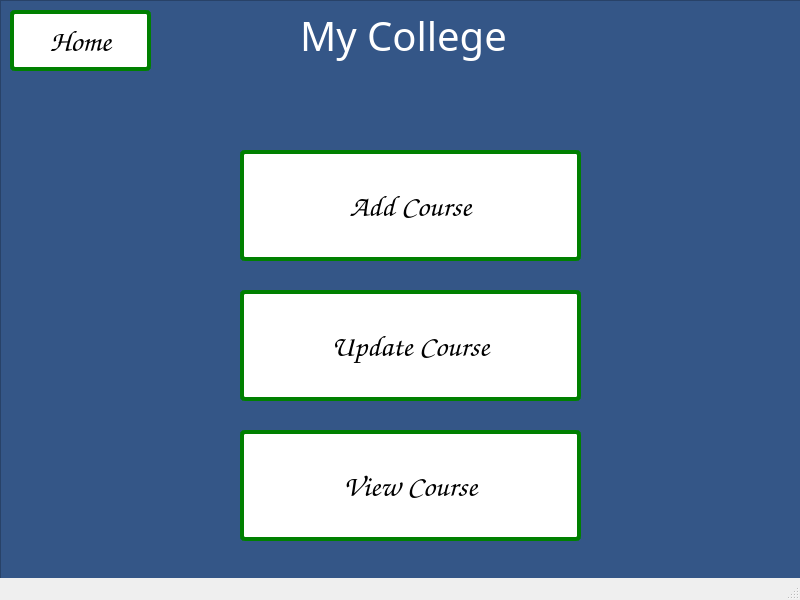
<?xml version="1.0" encoding="UTF-8"?>
<ui version="4.0">
 <class>MainWindow</class>
 <widget class="QMainWindow" name="MainWindow">
  <property name="geometry">
   <rect>
    <x>0</x>
    <y>0</y>
    <width>800</width>
    <height>600</height>
   </rect>
  </property>
  <property name="windowTitle">
   <string>MainWindow</string>
  </property>
  <widget class="QWidget" name="centralwidget">
   <widget class="QWidget" name="gridLayoutWidget">
    <property name="geometry">
     <rect>
      <x>0</x>
      <y>0</y>
      <width>801</width>
      <height>601</height>
     </rect>
    </property>
    <layout class="QGridLayout" name="gridLayout">
     <item row="0" column="0">
      <widget class="QFrame" name="frame">
       <property name="styleSheet">
        <string notr="true">
background-color: #345687;
</string>
       </property>
       <property name="frameShape">
        <enum>QFrame::StyledPanel</enum>
       </property>
       <property name="frameShadow">
        <enum>QFrame::Raised</enum>
       </property>
       <widget class="QLabel" name="label_4">
        <property name="geometry">
         <rect>
          <x>300</x>
          <y>10</y>
          <width>211</width>
          <height>51</height>
         </rect>
        </property>
        <property name="font">
         <font>
          <family>Papyrus</family>
          <pointsize>-1</pointsize>
         </font>
        </property>
        <property name="styleSheet">
         <string notr="true">font-size: 40px;
color: white;</string>
        </property>
        <property name="text">
         <string>My College</string>
        </property>
       </widget>
       <widget class="QPushButton" name="courseLandingPageAddCourse">
        <property name="geometry">
         <rect>
          <x>240</x>
          <y>150</y>
          <width>341</width>
          <height>111</height>
         </rect>
        </property>
        <property name="font">
         <font>
          <family>Comic Sans MS</family>
          <pointsize>-1</pointsize>
          <underline>false</underline>
          <strikeout>false</strikeout>
         </font>
        </property>
        <property name="styleSheet">
         <string notr="true">background-color: white;
display: inline-block;
      padding: 10px 20px;
      font-size: 30px;
      text-align: center;
      text-decoration: none;
      cursor: pointer;
      border-radius: 5px;
      transition: background-color 0.3s ease;
 border: 4px solid green;</string>
        </property>
        <property name="text">
         <string>Add Course</string>
        </property>
       </widget>
       <widget class="QPushButton" name="courseLandingPageUpdateCourse">
        <property name="geometry">
         <rect>
          <x>240</x>
          <y>290</y>
          <width>341</width>
          <height>111</height>
         </rect>
        </property>
        <property name="font">
         <font>
          <family>Comic Sans MS</family>
          <pointsize>-1</pointsize>
          <underline>false</underline>
          <strikeout>false</strikeout>
         </font>
        </property>
        <property name="styleSheet">
         <string notr="true">background-color: white;
display: inline-block;
      padding: 10px 20px;
      font-size: 30px;
      text-align: center;
      text-decoration: none;
      cursor: pointer;
      border-radius: 5px;
      transition: background-color 0.3s ease;
 border: 4px solid green;</string>
        </property>
        <property name="text">
         <string>Update Course</string>
        </property>
       </widget>
       <widget class="QPushButton" name="courseLandingPageViewCourse">
        <property name="geometry">
         <rect>
          <x>240</x>
          <y>430</y>
          <width>341</width>
          <height>111</height>
         </rect>
        </property>
        <property name="font">
         <font>
          <family>Comic Sans MS</family>
          <pointsize>-1</pointsize>
          <underline>false</underline>
          <strikeout>false</strikeout>
         </font>
        </property>
        <property name="styleSheet">
         <string notr="true">background-color: white;
display: inline-block;
      padding: 10px 20px;
      font-size: 30px;
      text-align: center;
      text-decoration: none;
      cursor: pointer;
      border-radius: 5px;
      transition: background-color 0.3s ease;
 border: 4px solid green;</string>
        </property>
        <property name="text">
         <string>View Course</string>
        </property>
       </widget>
       <widget class="QPushButton" name="courseLandingPageHome">
        <property name="geometry">
         <rect>
          <x>10</x>
          <y>10</y>
          <width>141</width>
          <height>61</height>
         </rect>
        </property>
        <property name="font">
         <font>
          <family>Comic Sans MS</family>
          <pointsize>-1</pointsize>
          <underline>false</underline>
          <strikeout>false</strikeout>
         </font>
        </property>
        <property name="styleSheet">
         <string notr="true">background-color: white;
display: inline-block;
      padding: 10px 20px;
      font-size: 30px;
      text-align: center;
      text-decoration: none;
      cursor: pointer;
      border-radius: 5px;
      transition: background-color 0.3s ease;
 border: 4px solid green;</string>
        </property>
        <property name="text">
         <string>Home</string>
        </property>
       </widget>
      </widget>
     </item>
    </layout>
   </widget>
  </widget>
  <widget class="QStatusBar" name="statusbar"/>
 </widget>
 <resources/>
 <connections/>
</ui>
